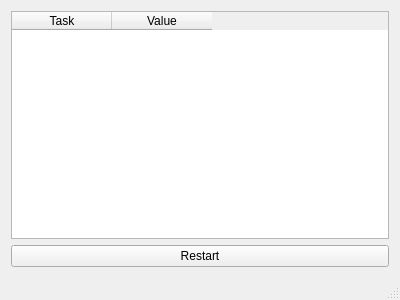
<?xml version="1.0" encoding="UTF-8"?>
<ui version="4.0">
 <class>MainWindow</class>
 <widget class="QMainWindow" name="MainWindow">
  <property name="geometry">
   <rect>
    <x>0</x>
    <y>0</y>
    <width>400</width>
    <height>300</height>
   </rect>
  </property>
  <property name="windowTitle">
   <string>MainWindow</string>
  </property>
  <widget class="QWidget" name="centralWidget">
   <layout class="QGridLayout" name="gridLayout">
    <item row="0" column="0">
     <layout class="QVBoxLayout" name="verticalLayout">
      <item>
       <widget class="QTableWidget" name="tableWidget">
        <property name="sortingEnabled">
         <bool>true</bool>
        </property>
        <column>
         <property name="text">
          <string>Task</string>
         </property>
        </column>
        <column>
         <property name="text">
          <string>Value</string>
         </property>
        </column>
       </widget>
      </item>
      <item>
       <widget class="QPushButton" name="pushButton">
        <property name="text">
         <string>Restart</string>
        </property>
       </widget>
      </item>
     </layout>
    </item>
   </layout>
  </widget>
  <widget class="QMenuBar" name="menuBar">
   <property name="geometry">
    <rect>
     <x>0</x>
     <y>0</y>
     <width>400</width>
     <height>25</height>
    </rect>
   </property>
  </widget>
  <widget class="QStatusBar" name="statusBar"/>
 </widget>
 <layoutdefault spacing="6" margin="11"/>
 <resources/>
 <connections/>
</ui>
